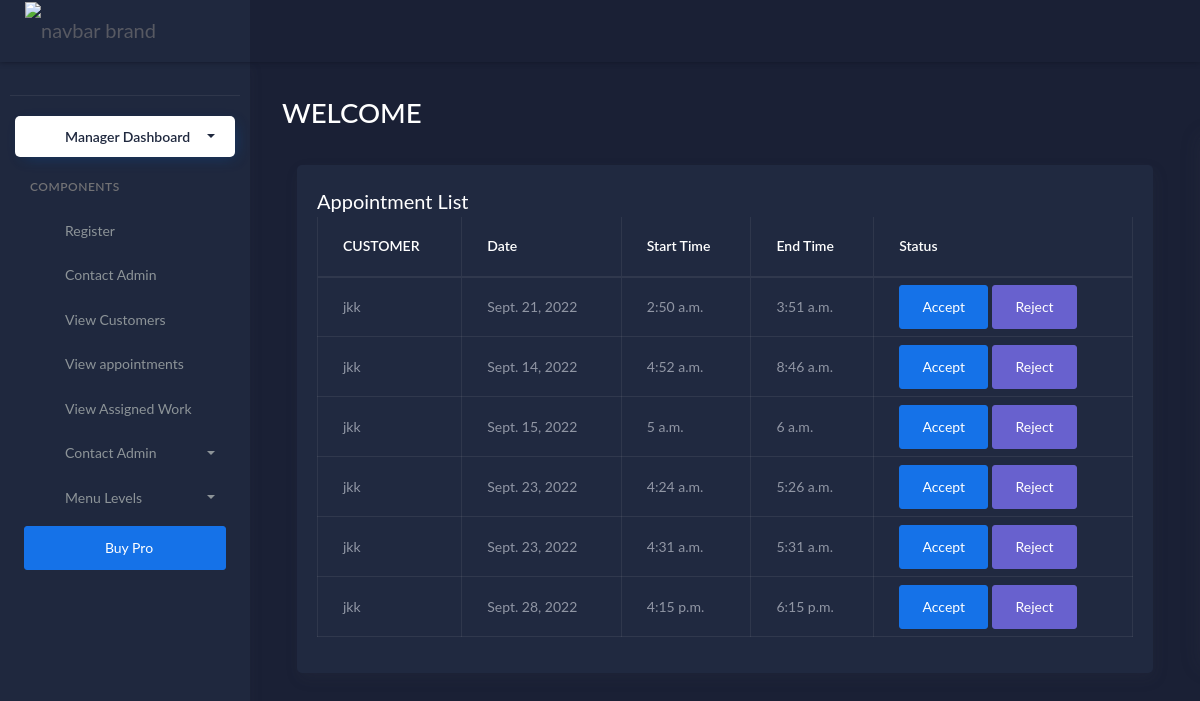
Before: /appointmentlist (signed in) with the older database file.
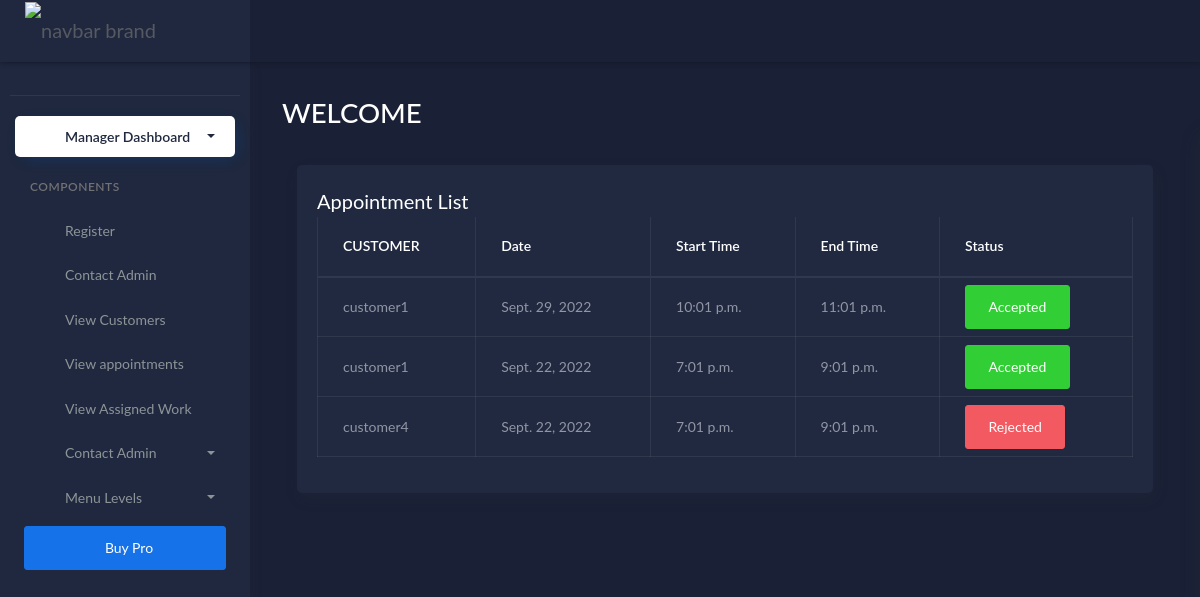
After: the same page with the newer database file.
### workshopapp/models.py (models this page shows, shortened)
class Appointment(models.Model):
    user = models.ForeignKey(customer, on_delete=models.CASCADE)
    schedule = models.ForeignKey(Schedule, on_delete=models.CASCADE)
    status = models.IntegerField(default=0)

class customer(models.Model):
    user = models.OneToOneField(Login, on_delete=models.CASCADE, related_name='customer')
    name=models.CharField(max_length=50)
    address=models.CharField(max_length=300)
    image = models.FileField(upload_to='customers/')
    email=models.EmailField(max_length=100)
    mobile=models.CharField(max_length=25)

class Schedule(models.Model):
    date = models.DateField()
    start_time = models.TimeField()
    end_time = models.TimeField()

### workshopapp/managerviews.py (the view)
# urls.py: path('appointmentlist',managerviews.Appointment_View_by_Manager, name='appointmentlist'),
@login_required(login_url='loginpage')
def Appointment_View_by_Manager(request):
    app = Appointment.objects.all()
    return render(request, 'manager/appointmentlist.html', {'app': app})

### templates/manager/appointmentlist.html
{% extends 'manager/manager.html' %}
{% block content %}
<div class="col-lg-12 stretch-card">
                <div class="card">
                  <div class="card-body">
                    <h4 class="card-title">Appointment List</h4>
                    <div class="table-responsive">
                      <table class="table table-bordered ">
                        <thead>
                          <tr>
                            <th class="card-title">CUSTOMER</th>
                            <th class="card-title">Date</th>
                            <th class="card-title">Start Time</th>
                            <th class="card-title">End Time</th>
                            <th class="card-title">Status</th>
                          </tr>
                        </thead>
                        <tbody>
                        {% for i in app %}
                          <tr class="table-default">
                            <td>{{ i.user.name }}  </td>
                            <td>{{ i.schedule.date }}  </td>
                            <td>{{ i.schedule.start_time }}  </td>
                            <td>{{ i.schedule.end_time }}  </td>
                            <td>
                              {% if i.status == 0 %}
                              <a href="{% url 'accept' i.id %}"><button type="button" class="btn btn-primary">Accept</button></a>
                              <a href="{% url 'reject' i.id %}"><button type="button" class="btn btn-secondary">Reject</button></a>
                              {% elif i.status == 1 %}
                              <button type="button" class="btn btn-success">Accepted</button>
                              {% elif i.status == 2 %}
                              <button type="button" class="btn btn-danger">Rejected</button>
                              {% endif %}
                            </td>
                          </tr>
                        {% endfor %}
                        </tbody>
                      </table>
                    </div>
                  </div>
                </div>
              </div>
            </div>
          </div>
{% endblock %}

Changed rows visible on the page:
removed Appointment: user.name "jkk", schedule "Sept. 23, 2022", schedule.start_time "4:24 a.m.", schedule.end_time "5:26 a.m.", status "Accept"
removed Appointment: user.name "jkk", schedule "Sept. 23, 2022", schedule.start_time "4:31 a.m.", schedule.end_time "5:31 a.m.", status "Accept"
removed Appointment: user.name "jkk", schedule "Sept. 28, 2022", schedule.start_time "4:15 p.m.", schedule.end_time "6:15 p.m.", status "Accept"
changed Appointment: user.name "jkk" → "customer1"; schedule "Sept. 21, 2022" → "Sept. 29, 2022"; schedule.start_time "2:50 a.m." → "10:01 p.m."; schedule.end_time "3:51 a.m." → "11:01 p.m."; status "Accept Reject" → "Accepted"
changed Appointment (number 2 of 3 on the later page): user.name "jkk" → "customer1"; schedule "Sept. 14, 2022" → "Sept. 22, 2022"; schedule.start_time "4:52 a.m." → "7:01 p.m."; schedule.end_time "8:46 a.m." → "9:01 p.m."; status "Accept Reject" → "Accepted"
changed Appointment: user.name "jkk" → "customer4"; schedule "Sept. 15, 2022" → "Sept. 22, 2022"; schedule.start_time "5 a.m." → "7:01 p.m."; schedule.end_time "6 a.m." → "9:01 p.m."; status "Accept Reject" → "Rejected"
